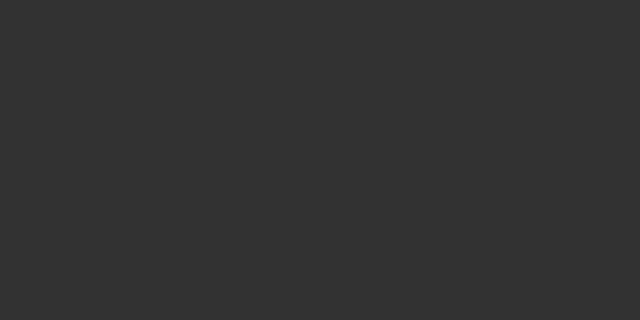
Frame 1 (no input)
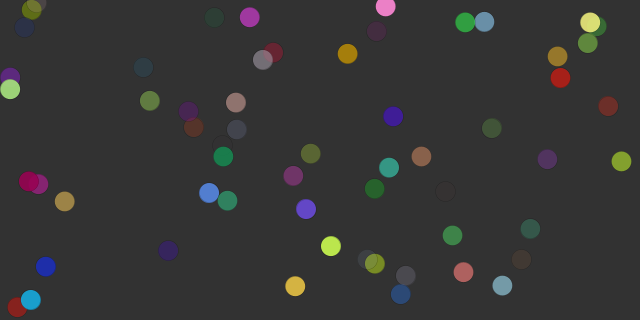
Frame 60 (the mouse pressed at the canvas centre just before this capture)
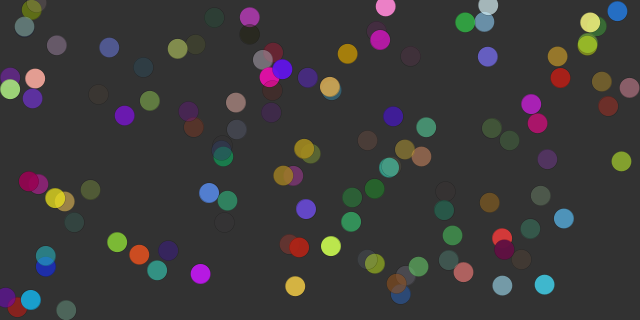
Frame 120 (the mouse held since frame 60 and released just before this capture)

The Processing sketch that drew these frames (run headless with seeded random() and noise(); from frame 60 on, the mouse is pressed at the canvas centre):

// Processing sketch: poping_circles_pattern
// ── poping_circles_pattern.pde
//FLOATERS
float circleX;
float circleY;
float colorRed;
float colorGreen;
float colorBlue;
float alpha;
float circleWidth;
float circleHeight;

void setup() {
  size(640, 320);
  background(50);
  circleX=width/2;
  circleY=height/2;
}

void draw() {

  //Drawing Stuff
  
  circleX=random(width);
  circleY=random(height);
  fill(colorRed, colorGreen, colorBlue, alpha);
  strokeWeight(0);
  ellipse(circleX, circleY, circleWidth, circleHeight);
  
  //Logic
  circleWidth=(20);
  circleHeight=(20);
  colorRed=random(1,255);
  colorGreen=random(1,255);
  colorBlue=random(1,255);
  alpha=random(1,255);
  
}
